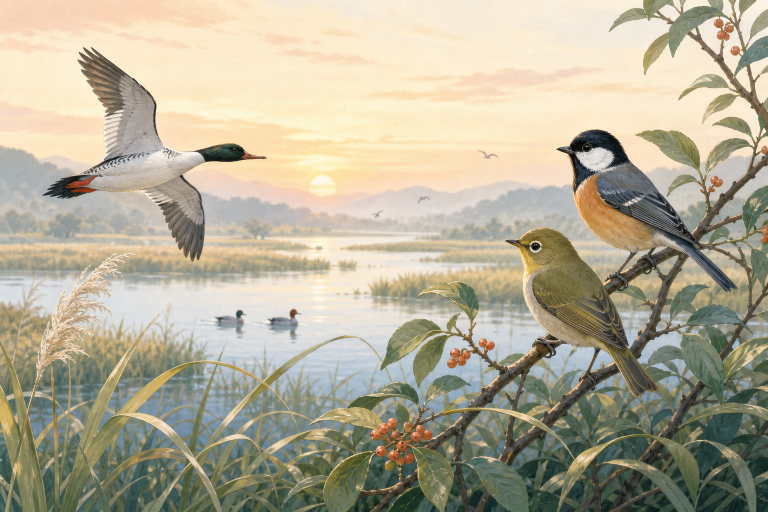
#> input picture share-card.png, 1536 x 1024 px (shown at 1/2 size)
$ python -i image_quality.py   (imports and definitions only)   (Python 2 division)   (older library calls are emulated)
#> lines starting #> are read from the running program, lines starting #| are printed output that depends on the picture
#!/usr/bin/env python3
"""Image quality filter: same-photographer dedup + Laplacian blur + screen photo detection."""

import json
import os
import time
import hashlib
from pathlib import Path
from io import BytesIO
from concurrent.futures import ThreadPoolExecutor, as_completed

import numpy as np
import cv2
import urllib.request

ROOT = Path(__file__).resolve().parents[1]
DATA = ROOT / "data"

BLUR_THRESHOLD = 100.0
CACHE_DIR = Path("/tmp/ml_image_cache")
MAX_WORKERS = 12

# Screen photo detection thresholds
SCREEN_CORNER_STD_MIN = 60.0    # high corner variance (camera UI text)
SCREEN_SATURATION_MAX = 30.0    # low saturation (screen washout)


def read_json(name):
    with (DATA / name).open("r", encoding="utf-8") as f:
        return json.load(f)


# [43 lines left out: functions write_json, download, compute_sharpness, detect_screen_photo, not called in this run]


def process_photos(images):
    """Deduplicate by photographer + detect blur + detect screen photos."""
    seen_authors = set()
    valid = []

    # Download images in parallel
    paths = {}
    with ThreadPoolExecutor(max_workers=MAX_WORKERS) as pool:
        futures = {pool.submit(download, img["url"]): i for i, img in enumerate(images)}
        for f in as_completed(futures):
            idx = futures[f]
            try:
                paths[idx] = f.result()
            except Exception:
                paths[idx] = None

    # Score images
    scored = []
    for i, img in enumerate(images):
        path = paths.get(i)
        if not path:
            continue

        sharp = compute_sharpness(path)
        if sharp is None:
            continue

        is_screen = detect_screen_photo(path)

        entry = dict(img)
        entry["_sharp"] = sharp
        entry["_screen"] = is_screen
        scored.append(entry)

    # Same-photographer dedup: keep sharpest per author
    author_best = {}
    for e in scored:
        author = e.get("author", "")
        if author not in author_best or e["_sharp"] > author_best[author]["_sharp"]:
            author_best[author] = e

    # Sort by sharpness, mark blur and screen
    result = []
    for e in sorted(author_best.values(), key=lambda x: x["_sharp"], reverse=True):
        note = e.get("note", "")
        if e["_sharp"] < BLUR_THRESHOLD and "画质较低" not in note:
            note = "画质较低，待替换"
        if e["_screen"] and "翻拍" not in note:
            note = f"{note}；疑似翻拍屏幕照片" if note else "疑似翻拍屏幕照片"
        e.pop("_sharp", None)
        e.pop("_screen", None)
        if note:
            e["note"] = note
        result.append(e)

    return result


# [35 lines left out: function main, not called in this run]


# [2 lines not run here, left out]

>>> import cv2
>>> picture = cv2.imread('../share-card.png', cv2.IMREAD_GRAYSCALE)
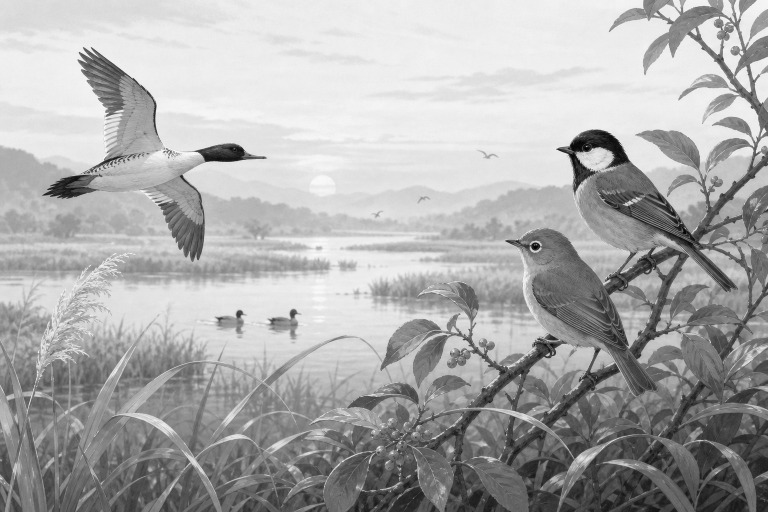
#> picture: shape (1024, 1536) (shown at 1/2 size); min 0, max 254, mean 171.5
#> (the run stopped early here; a loop or call above may not have finished)
